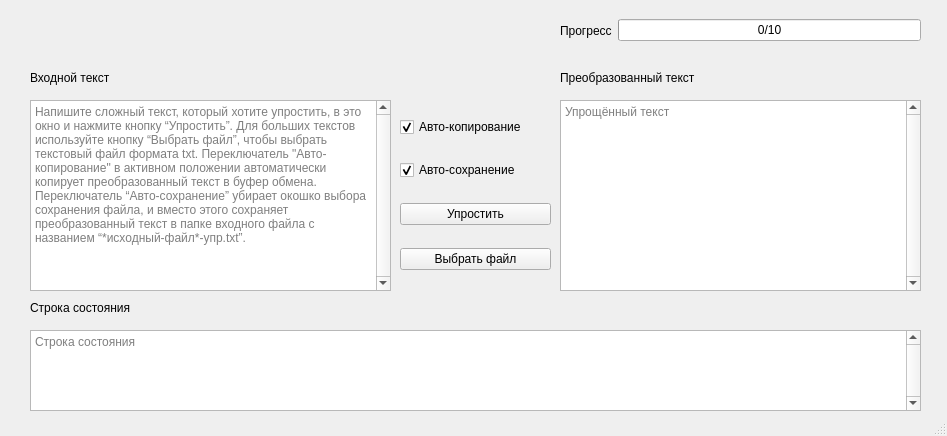
<?xml version="1.0" encoding="UTF-8"?>
<ui version="4.0">
 <class>MainWindow</class>
 <widget class="QMainWindow" name="MainWindow">
  <property name="geometry">
   <rect>
    <x>0</x>
    <y>0</y>
    <width>947</width>
    <height>436</height>
   </rect>
  </property>
  <property name="sizePolicy">
   <sizepolicy hsizetype="Fixed" vsizetype="Fixed">
    <horstretch>0</horstretch>
    <verstretch>0</verstretch>
   </sizepolicy>
  </property>
  <property name="windowTitle">
   <string>Упрощение текста</string>
  </property>
  <property name="toolButtonStyle">
   <enum>Qt::ToolButtonIconOnly</enum>
  </property>
  <property name="tabShape">
   <enum>QTabWidget::Rounded</enum>
  </property>
  <widget class="QWidget" name="centralwidget">
   <property name="enabled">
    <bool>true</bool>
   </property>
   <widget class="QTextEdit" name="inputText">
    <property name="geometry">
     <rect>
      <x>30</x>
      <y>100</y>
      <width>361</width>
      <height>191</height>
     </rect>
    </property>
    <property name="sizePolicy">
     <sizepolicy hsizetype="Fixed" vsizetype="Fixed">
      <horstretch>0</horstretch>
      <verstretch>0</verstretch>
     </sizepolicy>
    </property>
    <property name="tabletTracking">
     <bool>false</bool>
    </property>
    <property name="acceptDrops">
     <bool>true</bool>
    </property>
    <property name="verticalScrollBarPolicy">
     <enum>Qt::ScrollBarAlwaysOn</enum>
    </property>
    <property name="horizontalScrollBarPolicy">
     <enum>Qt::ScrollBarAlwaysOff</enum>
    </property>
    <property name="placeholderText">
     <string>Напишите сложный текст, который хотите упростить, в это окно и нажмите кнопку “Упростить”. Для больших текстов используйте кнопку “Выбрать файл”, чтобы выбрать текстовый файл формата txt. Переключатель &quot;Авто-копирование&quot; в активном положении автоматически копирует преобразованный текст в буфер обмена. Переключатель “Авто-сохранение” убирает окошко выбора сохранения файла, и вместо этого сохраняет преобразованный текст в папке входного файла с названием “*исходный-файл*-упр.txt”.</string>
    </property>
   </widget>
   <widget class="QLabel" name="ITlabel">
    <property name="geometry">
     <rect>
      <x>30</x>
      <y>70</y>
      <width>361</width>
      <height>16</height>
     </rect>
    </property>
    <property name="text">
     <string>Входной текст</string>
    </property>
   </widget>
   <widget class="QTextEdit" name="outputText">
    <property name="geometry">
     <rect>
      <x>560</x>
      <y>100</y>
      <width>361</width>
      <height>191</height>
     </rect>
    </property>
    <property name="sizePolicy">
     <sizepolicy hsizetype="Fixed" vsizetype="Fixed">
      <horstretch>0</horstretch>
      <verstretch>0</verstretch>
     </sizepolicy>
    </property>
    <property name="tabletTracking">
     <bool>false</bool>
    </property>
    <property name="acceptDrops">
     <bool>true</bool>
    </property>
    <property name="verticalScrollBarPolicy">
     <enum>Qt::ScrollBarAlwaysOn</enum>
    </property>
    <property name="horizontalScrollBarPolicy">
     <enum>Qt::ScrollBarAlwaysOff</enum>
    </property>
    <property name="readOnly">
     <bool>true</bool>
    </property>
    <property name="placeholderText">
     <string>Упрощённый текст</string>
    </property>
   </widget>
   <widget class="QLabel" name="OTlabel">
    <property name="geometry">
     <rect>
      <x>560</x>
      <y>70</y>
      <width>361</width>
      <height>16</height>
     </rect>
    </property>
    <property name="text">
     <string>Преобразованный текст</string>
    </property>
   </widget>
   <widget class="QWidget" name="verticalLayoutWidget">
    <property name="geometry">
     <rect>
      <x>390</x>
      <y>100</y>
      <width>171</width>
      <height>191</height>
     </rect>
    </property>
    <layout class="QVBoxLayout" name="verticalLayout">
     <property name="leftMargin">
      <number>10</number>
     </property>
     <property name="rightMargin">
      <number>10</number>
     </property>
     <item>
      <widget class="QCheckBox" name="checkCopy">
       <property name="text">
        <string>Авто-копирование</string>
       </property>
       <property name="checked">
        <bool>true</bool>
       </property>
      </widget>
     </item>
     <item>
      <widget class="QCheckBox" name="checkSave">
       <property name="text">
        <string>Авто-сохранение</string>
       </property>
       <property name="checked">
        <bool>true</bool>
       </property>
      </widget>
     </item>
     <item>
      <widget class="QPushButton" name="buttonSimplify">
       <property name="text">
        <string>Упростить</string>
       </property>
      </widget>
     </item>
     <item>
      <widget class="QPushButton" name="buttonFile">
       <property name="text">
        <string>Выбрать файл</string>
       </property>
      </widget>
     </item>
    </layout>
   </widget>
   <widget class="QTextEdit" name="statusText">
    <property name="geometry">
     <rect>
      <x>30</x>
      <y>330</y>
      <width>891</width>
      <height>81</height>
     </rect>
    </property>
    <property name="sizePolicy">
     <sizepolicy hsizetype="Fixed" vsizetype="Fixed">
      <horstretch>0</horstretch>
      <verstretch>0</verstretch>
     </sizepolicy>
    </property>
    <property name="tabletTracking">
     <bool>false</bool>
    </property>
    <property name="acceptDrops">
     <bool>true</bool>
    </property>
    <property name="verticalScrollBarPolicy">
     <enum>Qt::ScrollBarAlwaysOn</enum>
    </property>
    <property name="horizontalScrollBarPolicy">
     <enum>Qt::ScrollBarAlwaysOff</enum>
    </property>
    <property name="readOnly">
     <bool>true</bool>
    </property>
    <property name="placeholderText">
     <string>Строка состояния</string>
    </property>
   </widget>
   <widget class="QLabel" name="ITlabel_2">
    <property name="geometry">
     <rect>
      <x>30</x>
      <y>300</y>
      <width>891</width>
      <height>16</height>
     </rect>
    </property>
    <property name="text">
     <string>Строка состояния</string>
    </property>
   </widget>
   <widget class="QWidget" name="horizontalLayoutWidget">
    <property name="geometry">
     <rect>
      <x>560</x>
      <y>10</y>
      <width>361</width>
      <height>41</height>
     </rect>
    </property>
    <layout class="QHBoxLayout" name="horizontalLayout">
     <item>
      <widget class="QLabel" name="ProgressLabel">
       <property name="text">
        <string>Прогресс</string>
       </property>
      </widget>
     </item>
     <item>
      <widget class="QProgressBar" name="barText">
       <property name="maximum">
        <number>10</number>
       </property>
       <property name="value">
        <number>0</number>
       </property>
       <property name="format">
        <string>%v/%m</string>
       </property>
      </widget>
     </item>
    </layout>
   </widget>
  </widget>
  <widget class="QStatusBar" name="statusbar"/>
 </widget>
 <resources/>
 <connections/>
</ui>
